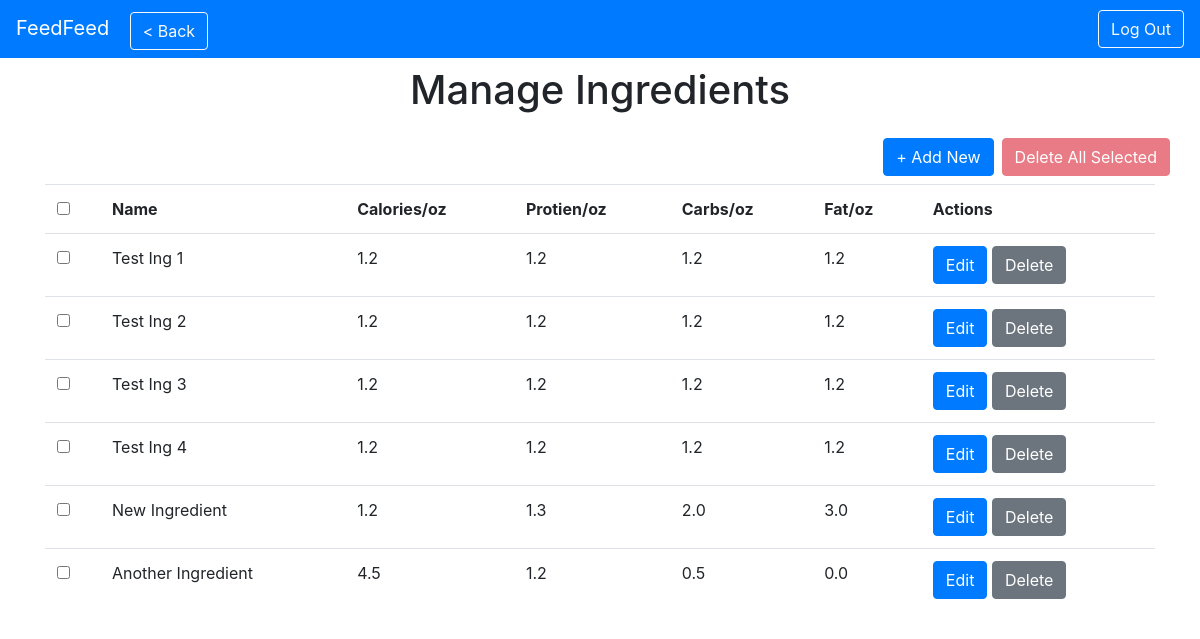
The page /dash/ingredients/ on the database as committed earlier.
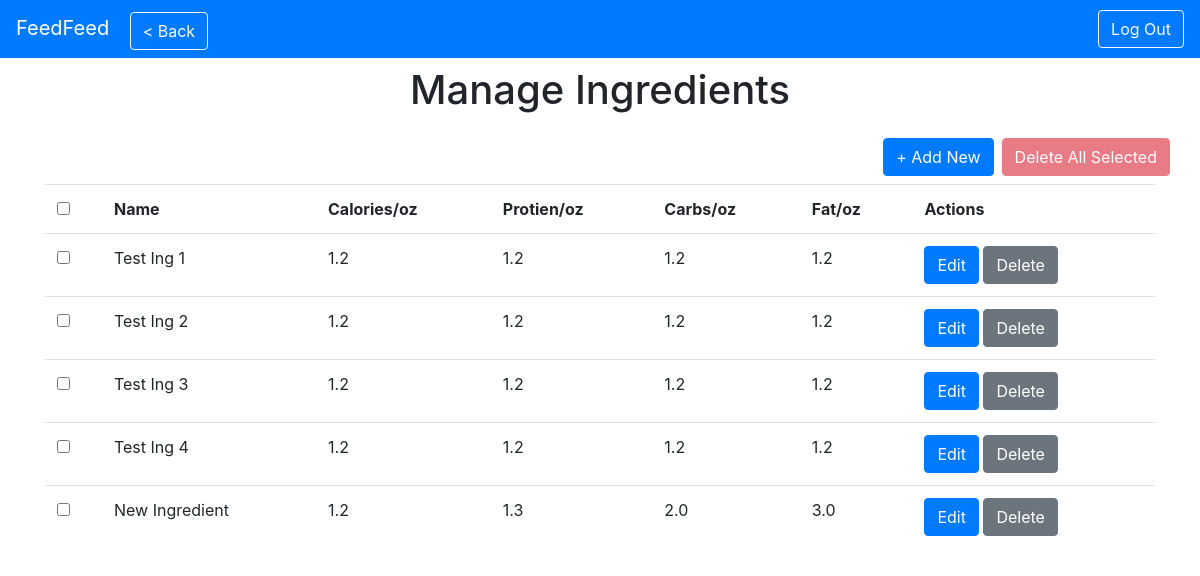
The same page on the database as committed later.
### tables this page shows
CREATE TABLE "Ingredient" (
	"id"	INTEGER,
	"calories"	REAL,
	"protein"	REAL,
	"carbs"	REAL,
	"fat"	REAL,
	"is_meal"	INTEGER,
	"name"	TEXT,
	PRIMARY KEY("id")
);

### server.py (the view)
@app.route("/dash/ingredients/")
def adminIngredientManager():
    ingData = dict()
    c = get_db().cursor()
    t = c.execute("""
        SELECT id, name, calories, protein, carbs, fat FROM Ingredient;
    """).fetchall()
    for record in t:
        ingData[record[0]] = Ingredient(record[0], record[1], record[2], record[3], record[4], record[5], False)
    return render_template("admin_ingredients.html",
                            username="Administrator",
                            uiSectionName="Ingredients",
                            showBackButton=True,
                            backLink=url_for("adminHome"),
                            tableData = ingData)

### server.py (called while the page is built)
def get_db():
    db = getattr(g, "_database", None)
    if db is None:
        db = g._database = sqlite3.connect(DATABASE)
    return db

@app.teardown_appcontext
def close_connection(exception):
    db = getattr(g, "_database", None)
    if db is not None:
        db.close()

### templates/admin_ingredients.html (shortened to what this page needs)
{% extends "admin_base.html" %}
{% block resources %}
{{super()}}
{% endblock %}
{% block main %}
<div class="container">
    <h1 class="text-center py-3">Manage Ingredients</h1>
    <div class="row justify-content-end mb-2">
        <a class="btn btn-primary newItemButton" href="{{url_for('adminEditIngredient')}}?action=New">+ Add New</a>
        <button class="btn btn-danger ml-2" id="deleteAll" disabled>Delete All Selected</button>
    </div>
    <table id="data-table" class="table table-hover">
        <tbody>
            <tr class="tHead">
                <th><input type="checkbox" id="selectAll"></th>
                <th class="sortHeader" data-colNum="1">Name</th>
                <th class="sortHeader" data-colNum="2">Calories/oz</th>
                <th class="sortHeader" data-colNum="3">Protien/oz</th>
                <th class="sortHeader" data-colNum="4">Carbs/oz</th>
                <th class="sortHeader" data-colNum="5">Fat/oz</th>
                <th>Actions</th>
            </tr>
            {% for id, val in tableData.items() %}
            <tr class="tData">
                <td><input class="dataCheck" name="{{id}}" type="checkbox"></td>
                <td>{{val.name}}</td>
                <td>{{val.calories}}</td>
                <td>{{val.protein}}</td>
                <td>{{val.carbs}}</td>
                <td>{{val.fat}}</td>
                <td>
                    <a class="btn btn-primary" href="{{url_for('adminEditIngredient')}}?action=Edit&id={{id}}">Edit</a>
                    <button class="btn btn-secondary deleteBtn">Delete</button>
                </td>
            </tr>
            {% endfor %}
        </tbody>
    </table>
</div>
{% endblock %}

### templates/admin_base.html (shortened to what this page needs)
<!DOCTYPE html>
<html lang="en">
    <head>
        {% block bootstrap %}
        <link rel="stylesheet" href="https://maxcdn.bootstrapcdn.com/bootstrap/4.5.2/css/bootstrap.min.css">
        {% endblock %}
        {% block resources %}
        <link rel="stylesheet" type="text/css" href="/static/styles/admin_style.css">
        {% endblock %}
    </head>
    <body>
        {% block navBar %}
        <nav class="navbar fixed-top navbar-expand-lg navbar-dark bg-primary justify-content-between">
            <div>
                <a class="navbar-brand" href="{{url_for('adminHome')}}">FeedFeed</a>
                {% if showBackButton %}
                <a href="{{backLink}}" class="btn btn-outline-light">< Back</a>
                {%endif%}
            </div>
            <button type="button" class="btn btn-outline-light">Log Out</button>
        </nav>
        {% endblock %}
        <main id="mainContent">
            {% block main %}
            {% endblock %}
        </main>
    </body>
</html>

### static/styles/admin_style.css (style rules this page uses)
#mainContent { margin-top: 50px; }
.newItemButton { max-width: 200px; }

Rows that differ between the two databases and show on the page:
removed Ingredient: name "Another Ingredient", calories "4.5", protein "1.2", carbs "0.5", fat "0.0"
Other text that changed with them:
list line gone: "☐ Edit Delete"
